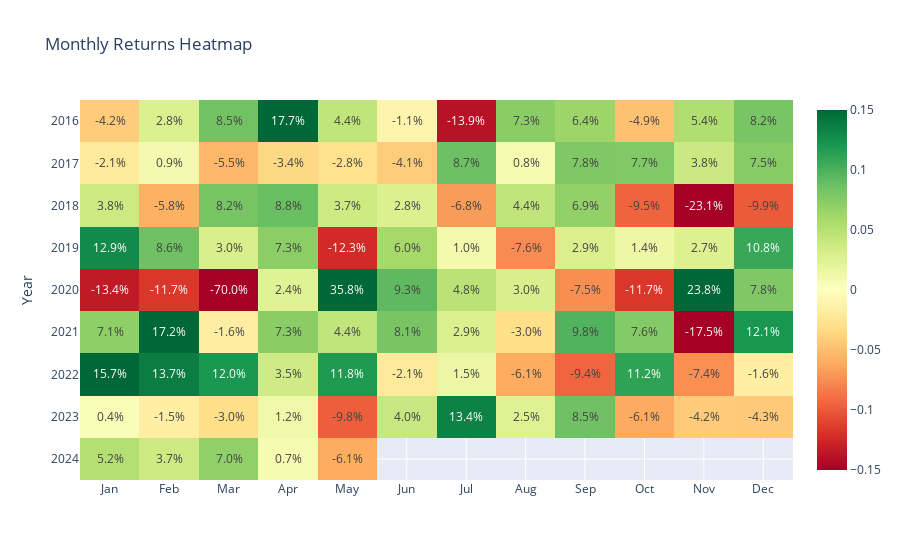

Notebook source saved alongside this figure:
### Code cell
# ── Seasonality heatmap ────────────────────────────
import plotly.express as px

monthly = rets.resample('ME').sum()                        # monthly returns
monthly_df = pd.DataFrame({
    'Year': monthly.index.year,
    'Month': monthly.index.month,
    'Return': monthly.values
})
pivot = monthly_df.pivot(index='Year', columns='Month', values='Return')
pivot.columns = ['Jan','Feb','Mar','Apr','May','Jun',
                 'Jul','Aug','Sep','Oct','Nov','Dec']

fig = px.imshow(pivot, color_continuous_scale='RdYlGn', aspect='auto',
                title='Monthly Returns Heatmap',
                zmin=-0.15, zmax=0.15,          # clamp to ±15%
                text_auto='.1%')                 # show numbers in cells
fig.show()

### Figure 1 — Plotly figure (JSON) as saved in the notebook; plotly's stock layout.template omitted (floating-point values rounded to 4 significant figures)
{"data": [{"coloraxis": "coloraxis", "hovertemplate": "x: %{x}<br>Year: %{y}<br>color: %{z}<extra></extra>", "name": "0", "texttemplate": "%{z:.1%}", "type": "heatmap", "x": ["Jan", "Feb", "Mar", "Apr", "May", "Jun", "Jul", "Aug", "Sep", "Oct", "Nov", "Dec"], "xaxis": "x", "y": [2016, 2017, 2018, 2019, 2020, 2021, 2022, 2023, 2024], "yaxis": "y", "z": [[-0.04194, 0.02849, 0.08452, 0.1773, 0.04415, -0.01063, -0.1387, 0.07295, 0.06415, -0.04864, 0.05384, 0.0815], [-0.02052, 0.009151, -0.05474, -0.03393, -0.02846, -0.04136, 0.08679, 0.008269, 0.07783, 0.07731, 0.0382, 0.07454], [0.03791, -0.05839, 0.0822, 0.08799, 0.03735, 0.02755, -0.06847, 0.04416, 0.06909, -0.0949, -0.2312, -0.09944], [0.1289, 0.08566, 0.03041, 0.07277, -0.1229, 0.06038, 0.009761, -0.07612, 0.02873, 0.01405, 0.02713, 0.1076], [-0.1336, -0.1172, -0.7004, 0.02402, 0.3577, 0.09286, 0.0481, 0.02986, -0.07486, -0.1165, 0.2383, 0.07775], [0.07109, 0.1718, -0.01605, 0.07298, 0.04426, 0.08119, 0.02854, -0.0301, 0.09807, 0.07614, -0.1751, 0.1211], [0.1567, 0.1366, 0.1204, 0.0352, 0.1179, -0.02068, 0.01498, -0.06089, -0.0938, 0.1121, -0.07442, -0.01555], [0.004025, -0.01544, -0.02975, 0.01202, -0.0975, 0.04031, 0.1338, 0.02518, 0.08545, -0.06125, -0.04234, -0.04303], [0.05197, 0.03712, 0.06972, 0.007289, -0.06108, NaN, NaN, NaN, NaN, NaN, NaN, NaN]]}], "layout": {"coloraxis": {"cmax": 0.15, "cmin": -0.15, "colorscale": [[0, "rgb(165,0,38)"], [0.1, "rgb(215,48,39)"], [0.2, "rgb(244,109,67)"], [0.3, "rgb(253,174,97)"], [0.4, "rgb(254,224,139)"], [0.5, "rgb(255,255,191)"], [0.6, "rgb(217,239,139)"], [0.7, "rgb(166,217,106)"], [0.8, "rgb(102,189,99)"], [0.9, "rgb(26,152,80)"], [1, "rgb(0,104,55)"]]}, "title": {"text": "Monthly Returns Heatmap"}, "xaxis": {"anchor": "y", "domain": [0, 1]}, "yaxis": {"anchor": "x", "autorange": "reversed", "domain": [0, 1], "title": {"text": "Year"}}}}
